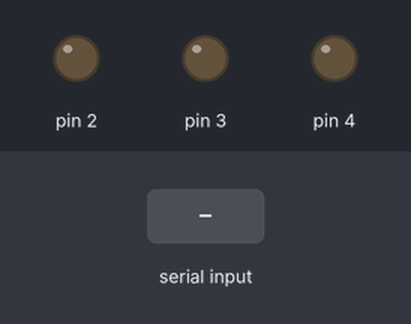
Bench run of a sketch on a simulated Arduino Uno, built with avr-gcc and run on an emulated ATmega328P. Shown: output pins drawn as LEDs (lit = HIGH). The inputs (shaded band) are chosen by the test bench. Pins used as bus, display or sensor lines are not drawn.

Above: at 1.2 s.
1.3 s: "90,45\n" received over Serial
At 2.3 s:
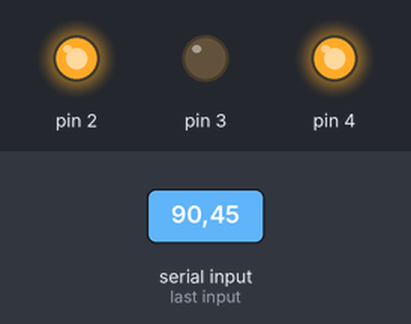
2.9 s: "30,150\n" received over Serial
At 3.4 s:
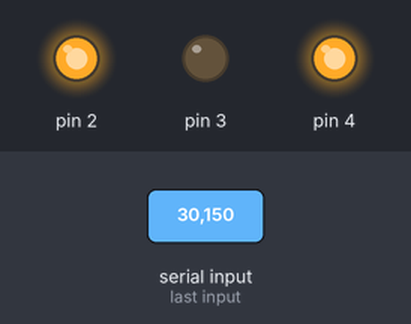
Timing chart, 0 to 5.9 s (numbered marks = the images above; inputs shaded):
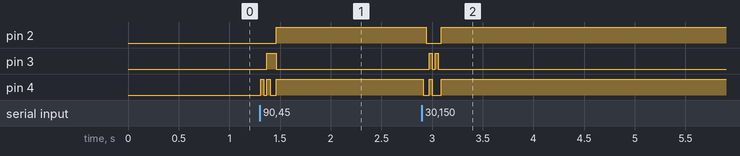

The sketch:

digital_display.ino
```cpp
void setup()
{
  pinMode(0, OUTPUT);
  pinMode(1, OUTPUT);
  pinMode(2, OUTPUT);
  pinMode(3, OUTPUT);
  pinMode(4, OUTPUT);
  Serial.begin(9600);
}
byte yun=0;
void loop()
{
  if(Serial.available()>0)
  {
    yun = Serial.read();
    yun = yun - '0';
    digitalWrite(0,LOW);
    delay(10);
    if(yun & 0x1)
    {
      digitalWrite(1,HIGH);
    }
    else
    {
      digitalWrite(1,LOW);
    }
    if((yun>>1) & 0x1)
    {
      digitalWrite(2,HIGH);
    }
    else
    {
      digitalWrite(2,LOW);
    }
    if((yun>>2) & 0x1)
    {
      digitalWrite(3,HIGH);
    }
    else
    {
      digitalWrite(3,LOW);
    }
    if((yun>>3) & 0x1)
    {
      digitalWrite(4,HIGH);
    }
    else
    {
      digitalWrite(4,LOW);
    }
    delay(10);
    digitalWrite(0,HIGH);
    delay(10);
  }
}
```

Measured:
- after the input at 1.3 s, pin 2: LOW → HIGH after 0.16 s; pin 3: LOW → HIGH after 0.07 s, → LOW 0.09 s later; pin 4: alternates HIGH for 0.03 s and LOW for 0.05 s, 5 changes in all, then stays HIGH, starting at once
- after the input at 2.9 s, pin 2: HIGH → LOW at once, → HIGH 0.15 s later; pin 3: alternates HIGH for 0.03 s and LOW for 0.03 s, 4 changes in all, then stays LOW, starting after 0.07 s; pin 4: alternates HIGH for 0.03 s and LOW for 0.08 s, 4 changes in all, then stays HIGH, starting at once
